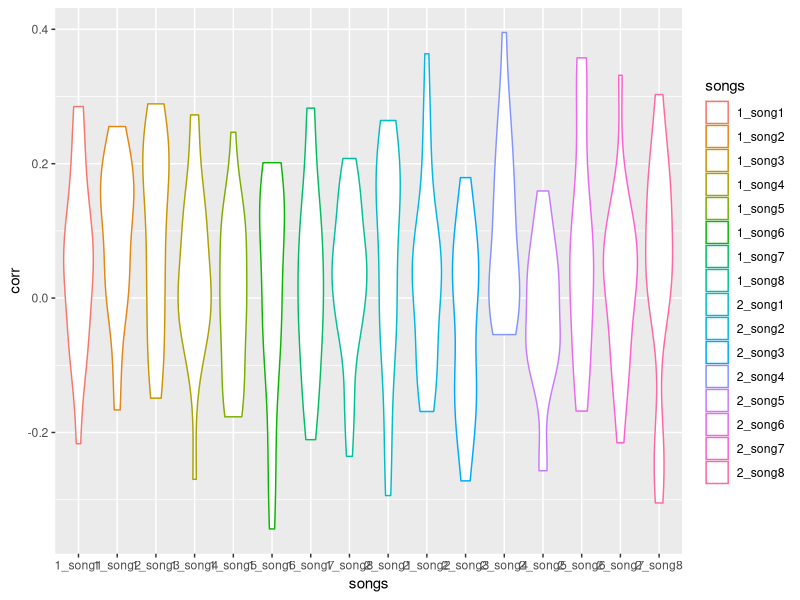
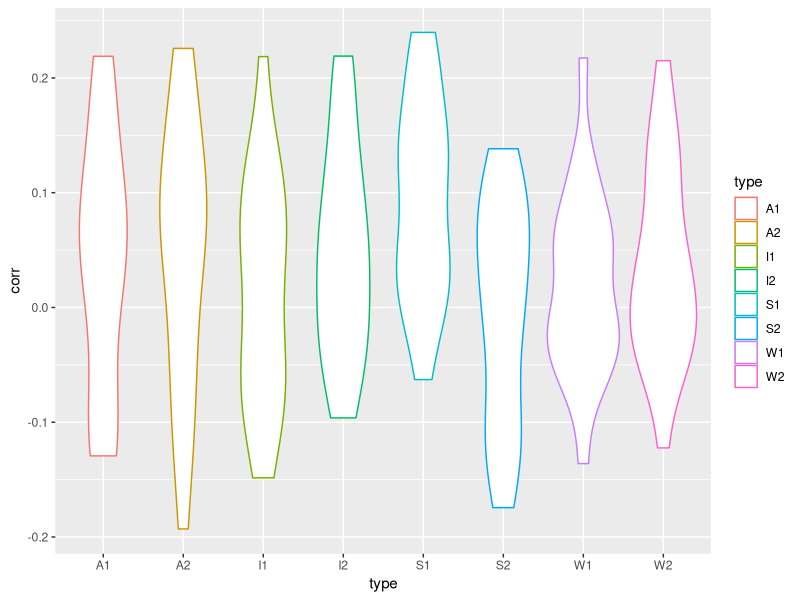
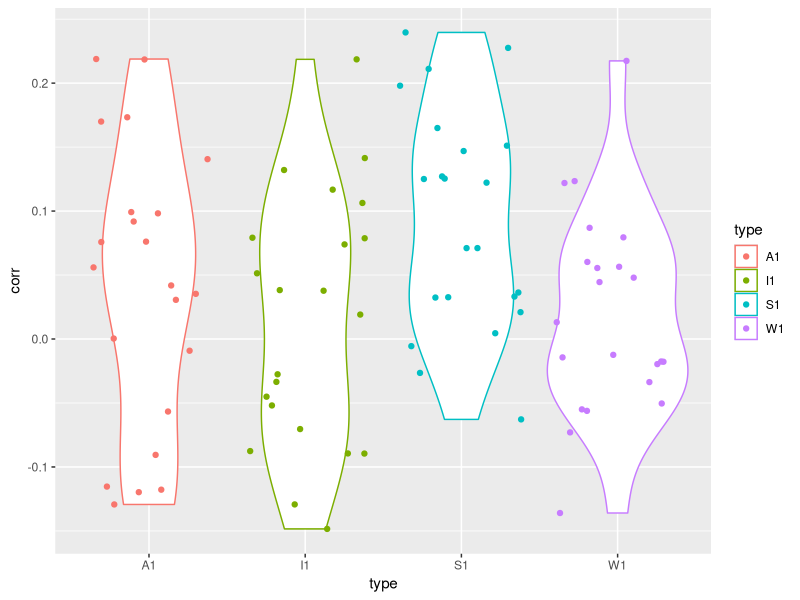
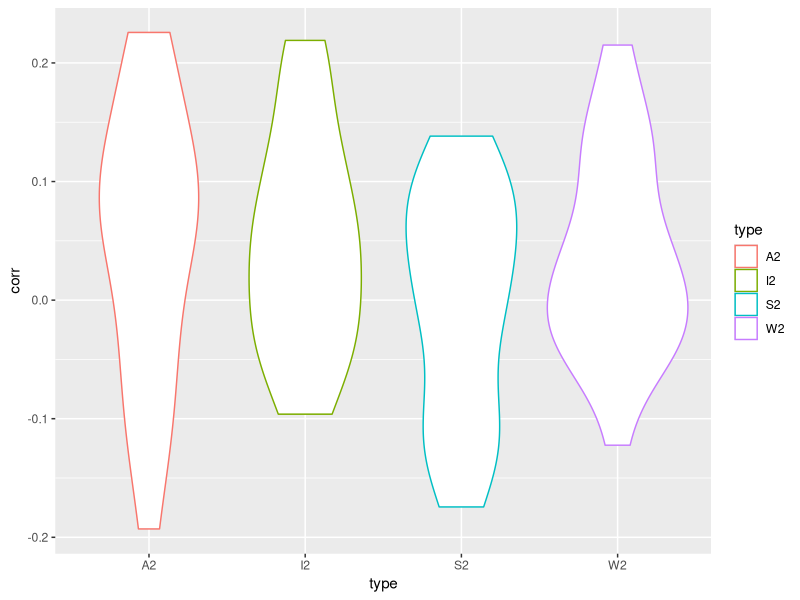
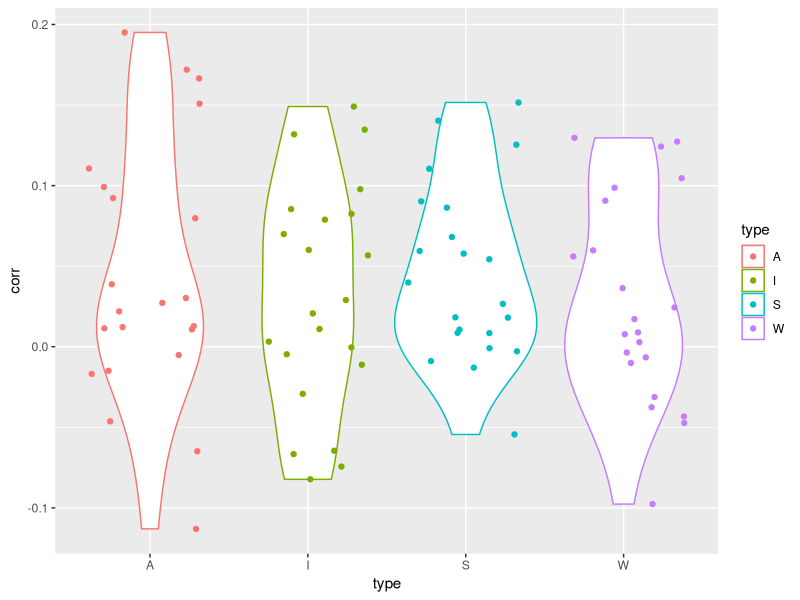
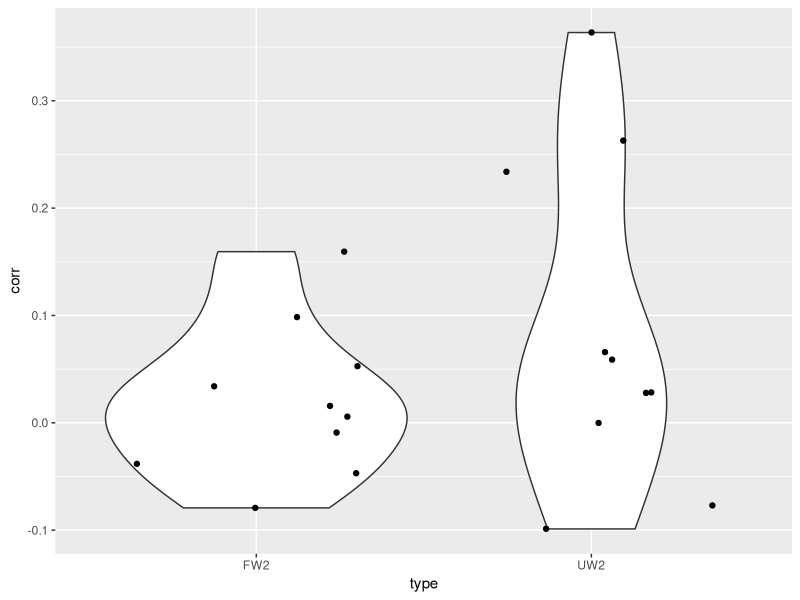

The R script that drew these images, in order:
library(tidyverse)
library(ggplot2)

data<-readr::read_csv('FP.csv') #load data
data<-select(data, -ID) #remove ID variable
synchrony<-data %>% gather(songs, corr) #rearrange data
ggplot(synchrony) +
  aes(x=songs,y=corr, color=songs) +
  #geom_bar(stat="identity")
  #geom_jitter(alpha = 0.25)
  geom_violin()

A1<-select(data, "1_song1","1_song8") #ses 1 acapella data together
A1<-rowMeans(A1)
I1<-select(data, "1_song6","1_song7") #ses 1 instrumental data together
I1<-rowMeans(I1)
S1<-select(data, "1_song2","1_song3") #ses 1 spoken data together
S1<-rowMeans(S1)
W1<-select(data, "1_song4",'1_song5') #ses 1 whole data together
W1<-rowMeans(W1)
meansync1<-data.frame(A1,I1,S1,W1)
meansync1<-meansync1 %>% gather(type, corr) #rearrange data

A2<-select(data, "2_song1","2_song8") #ses 2 acapella data together
A2<-rowMeans(A2)
I2<-select(data, "2_song6","2_song7") #ses 2 instrumental data together
I2<-rowMeans(I2)
S2<-select(data, "2_song2","2_song3") #ses 2 spoken data together
S2<-rowMeans(S2)
W2<-select(data, "2_song4","2_song5") #ses 2 whole data together
W2<-rowMeans(W2)
meansync2<-data.frame(A2,I2,S2,W2)
meansync2<-meansync2 %>% gather(type, corr) #rearrange data

meansync<-data.frame(A1,I1,S1,W1,A2,I2,S2,W2)
meansync<-meansync %>% gather(type, corr) #rearrange data

A<-select(data, "1_song1","1_song8","2_song1","2_song8") #acapella data together
A<-rowMeans(A)
I<-select(data, "1_song6","1_song7","2_song6","2_song7") #instrumental data together
I<-rowMeans(I)
S<-select(data, "1_song2","1_song3","2_song2","2_song3") #spoken data together
S<-rowMeans(S)
W<-select(data, "1_song4","1_song5","2_song4","2_song5") #whole data together
W<-rowMeans(W)
meansyncALL<-data.frame(A,I,S,W) 
meansyncALL<-meansyncALL %>% gather(type, corr) #rearrange data

ggplot(meansync) +
  aes(x=type,y=corr, color=type) +
  #geom_bar(stat="identity")
  #geom_jitter(alpha = 0.25)
  geom_violin()

ggplot(meansync1) +
  aes(x=type,y=corr, color=type) +
  #geom_bar(stat="identity")
  geom_violin() +
  geom_jitter() 

ggplot(meansync2) +
  aes(x=type,y=corr, color=type) +
  #geom_bar(stat="identity")
  #geom_jitter(alpha = 0.25)
  geom_violin()

ggplot(meansyncALL) +
  aes(x=type,y=corr, color=type) +
  #geom_bar(stat="identity")
  geom_violin()+
  geom_jitter()

t.test(A1,A2) # not sig
t.test(I1,I2) # not sig
t.test(S1,S2) # t=3.4731, p=0.001216
t.test(W1,W2) # not sig

fit<-aov(corr~type,data=meansync1) #sig effect of type in first session
summary(fit)

fit<-aov(corr~type,data=meansync2) #p=0.05 in second session
summary(fit)

fit<-aov(corr~type,data=meansyncALL) #sig effect of type when averaged across both sessions
summary(fit)

t.test(A,I)
t.test(A,S)
t.test(A,W)
t.test(I,S)
t.test(I,W)
t.test(S,W)

t.test(A1,I1)
t.test(A1,S1)
t.test(A1,W1)
t.test(I1,S1)
t.test(I1,W1)
t.test(S1,W1)

##################### UNFAMILIAR VS FAMILIAR#####################
##########GROUP A ##########
data<-readr::read_csv('FP.csv') #load data
GA<-list("P101","P103","P105","P107","P111","P113","P115","P117","P119","P123","P125")
GroupA<-data[data$ID %in% GA, ]

FA1<-select(GroupA, "1_song8") #ses 1 acapella data together
FA1<-rowMeans(FA1)
FI1<-select(GroupA, '1_song7') #ses 1 instrumental data together
FI1<-rowMeans(FI1)
FS1<-select(GroupA, "1_song2") #ses 1 spoken data together
FS1<-rowMeans(FS1)
FW1<-select(GroupA, "1_song4") #ses 1 whole data together
FW1<-rowMeans(FW1)
Fmeansync1<-data.frame(FA1,FI1,FS1,FW1)
Fmeansync1<-meansync1 %>% gather(type, corr) #rearrange data

FA2<-select(GroupA, "2_song8") #ses 2 acapella data together
FA2<-rowMeans(FA2)
FI2<-select(GroupA, '2_song7') #ses 2 instrumental data together
FI2<-rowMeans(FI2)
FS2<-select(GroupA, "2_song2") #ses 2 spoken data together
FS2<-rowMeans(FS2)
FW2<-select(GroupA, "2_song4") #ses 2 whole data together
FW2<-rowMeans(FW2)
Fmeansync2<-data.frame(FA2,FI2,FS2,FW2)
Fmeansync2<-meansync2 %>% gather(type, corr) #rearrange data

Fmeansync<-data.frame(FA1,FI1,FS1,FW1,FA2,FI2,FS2,FW2) 
Fmeansync<-Fmeansync %>% gather(type, corr) #rearrange data

UA1<-select(GroupA, "1_song1") #ses 1 acapella data together
UA1<-rowMeans(UA1)
UI1<-select(GroupA, '1_song6') #ses 1 instrumental data together
UI1<-rowMeans(UI1)
US1<-select(GroupA, "1_song3") #ses 1 spoken data together
US1<-rowMeans(US1)
UW1<-select(GroupA, "1_song5") #ses 1 whole data together
UW1<-rowMeans(UW1)
Umeansync1<-data.frame(UA1,UI1,US1,UW1)
Umeansync1<-meansync1 %>% gather(type, corr) #rearrange data

UA2<-select(GroupA, "2_song1") #ses 2 acapella data together
UA2<-rowMeans(UA2)
UI2<-select(GroupA, '2_song6') #ses 2 instrumental data together
UI2<-rowMeans(UI2)
US2<-select(GroupA, "2_song3") #ses 2 spoken data together
US2<-rowMeans(US2)
UW2<-select(GroupA, "2_song5") #ses 2 whole data together
UW2<-rowMeans(UW2)
Umeansync2<-data.frame(UA2,UI2,US2,UW2)
Umeansync2<-meansync2 %>% gather(type, corr) #rearrange data

Fmeansync<-data.frame(FA1,FI1,FS1,FW1,FA2,FI2,FS2,FW2) 
Fmeansync<-Fmeansync %>% gather(type, corr) #rearrange data
Umeansync<-data.frame(UA1,UI1,US1,UW1,UA2,UI2,US2,UW2) 
Umeansync<-Umeansync %>% gather(type, corr) #rearrange data

t.test(FA2,UA2) # not sig
t.test(FI2,UI2) # not sig
t.test(FS2,US2) # not sig
t.test(FW2,UW2) # t=3.1851, p=0.004953

t.test(FA1,FA2) #not sig
t.test(FI1,FI2) #not sig
t.test(FS1,FS2) #not sig
t.test(FW1,FW2) #not sig

########## GROUP B ##########
data<-readr::read_csv('FP.csv') #load data
GB<-list("P102","P104","P106","P108","P112","P114","P116","P118","P120","P122","P124")
GroupB<-data[data$ID %in% GB, ]

FA1<-select(GroupB, "1_song1") #ses 1 acapella data together
FA1<-rowMeans(FA1)
FI1<-select(GroupB, '1_song6') #ses 1 instrumental data together
FI1<-rowMeans(FI1)
FS1<-select(GroupB, "1_song3") #ses 1 spoken data together
FS1<-rowMeans(FS1)
FW1<-select(GroupB, "1_song5") #ses 1 whole data together
FW1<-rowMeans(FW1)
Fmeansync1<-data.frame(FA1,FI1,FS1,FW1)
Fmeansync1<-meansync1 %>% gather(type, corr) #rearrange data

FA2<-select(GroupB, "2_song1") #ses 2 acapella data together
FA2<-rowMeans(FA2)
FI2<-select(GroupB, '2_song6') #ses 2 instrumental data together
FI2<-rowMeans(FI2)
FS2<-select(GroupB, "2_song3") #ses 2 spoken data together
FS2<-rowMeans(FS2)
FW2<-select(GroupB, "2_song5") #ses 2 whole data together
FW2<-rowMeans(FW2)
Fmeansync2<-data.frame(FA2,FI2,FS2,FW2)
Fmeansync2<-meansync2 %>% gather(type, corr) #rearrange data

Fmeansync<-data.frame(FA1,FI1,FS1,FW1,FA2,FI2,FS2,FW2) 
Fmeansync<-Fmeansync %>% gather(type, corr) #rearrange data

UA1<-select(GroupB, "1_song8") #ses 1 acapella data together
UA1<-rowMeans(UA1)
UI1<-select(GroupB, '1_song7') #ses 1 instrumental data together
UI1<-rowMeans(UI1)
US1<-select(GroupB, "1_song4") #ses 1 spoken data together
US1<-rowMeans(US1)
UW1<-select(GroupB, "1_song2") #ses 1 whole data together
UW1<-rowMeans(UW1)
Umeansync1<-data.frame(UA1,UI1,US1,UW1)
Umeansync1<-meansync1 %>% gather(type, corr) #rearrange data

UA2<-select(GroupB, "2_song8") #ses 2 acapella data together
UA2<-rowMeans(UA2)
UI2<-select(GroupB, '2_song7') #ses 2 instrumental data together
UI2<-rowMeans(UI2)
US2<-select(GroupB, "2_song4") #ses 2 spoken data together
US2<-rowMeans(US2)
UW2<-select(GroupB, "2_song2") #ses 2 whole data together
UW2<-rowMeans(UW2)
Umeansync2<-data.frame(UA2,UI2,US2,UW2)
Umeansync2<-meansync2 %>% gather(type, corr) #rearrange data

Fmeansync<-data.frame(FA1,FI1,FS1,FW1,FA2,FI2,FS2,FW2) 
Fmeansync<-Fmeansync %>% gather(type, corr) #rearrange data
Umeansync<-data.frame(UA1,UI1,US1,UW1,UA2,UI2,US2,UW2) 
Umeansync<-Umeansync %>% gather(type, corr) #rearrange data

t.test(FA2,UA2) #
t.test(FI2,UI2) #
t.test(FS2,US2) #
t.test(FW2,UW2) #

t.test(FA1,FA2) #not sig
t.test(FI1,FI2) #not sig
t.test(FS1,FS2) #t=2.7325, p=0.01368
t.test(FW1,FW2) #not sig

whole<-data.frame(FW2, UW2) 
whole<-whole %>% gather(type, corr) #rearrange data
ggplot(whole)+
  aes(x=type,y=corr)+
  geom_violin() +
  geom_jitter()